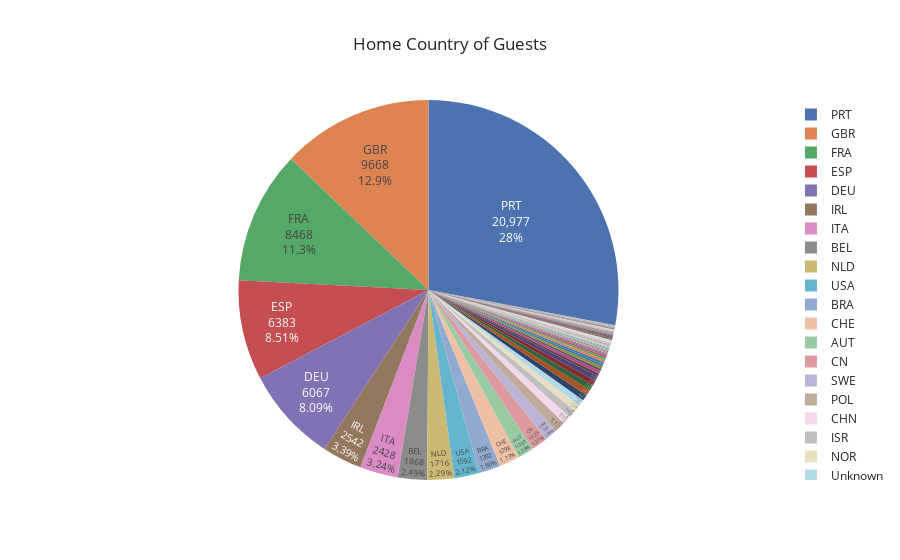
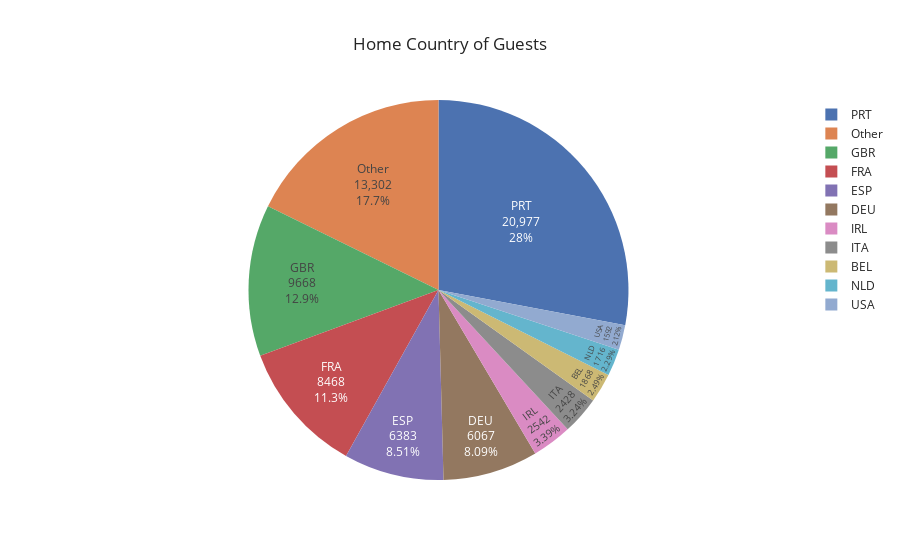

The notebook cell these images were saved under, in order:
### Code cell
#create pandas dataframe of # of guests/country
country_data = pd.DataFrame(full_data_cln.loc[full_data_cln['is_canceled'] == 0]['country'].value_counts())

#rename column from 'country' to 'number of guests'
country_data.rename(columns={'country': 'number_of_guests'}, inplace=True)
total_guests = country_data.sum()

#create a percentage column, and a country column using indexes
country_data['guests_in_%'] = round(country_data / total_guests*100,2)
country_data['country'] = country_data.index

#pie plot
fig = px.pie(
country_data,
values = 'number_of_guests',
names = 'country',
title = 'Home Country of Guests',
template = 'seaborn')

fig.update_traces(textposition='inside', textinfo='value+percent+label')
fig.show()


#For easier viz, combine all countries with less than 2 guests into a new grouping named 'Other'

country_data.loc[country_data['guests_in_%']<2, 'country'] = 'Other'

fig = px.pie(
country_data,
values = 'number_of_guests',
names = 'country',
title = 'Home Country of Guests',
template = 'seaborn')

fig.update_traces(textposition='inside', textinfo='value+percent+label')
fig.show()

### Figure 1 — Plotly figure (JSON) as saved in the notebook; plotly's stock layout.template omitted (floating-point values rounded to 4 significant figures; data arrays with more than 128 entries replaced by an {"elided": "..."} marker saying what was removed)
{"data": [{"domain": {"x": [0, 1], "y": [0, 1]}, "hovertemplate": "country=%{label}<br>number_of_guests=%{value}<extra></extra>", "labels": {"elided": "166 str values"}, "legendgroup": "", "name": "", "showlegend": true, "textinfo": "value+percent+label", "textposition": "inside", "type": "pie", "values": {"elided": "166 int values"}}], "layout": {"legend": {"tracegroupgap": 0}, "title": {"text": "Home Country of Guests"}}}

### Figure 2 — Plotly figure (JSON) as saved in the notebook; plotly's stock layout.template omitted (floating-point values rounded to 4 significant figures; data arrays with more than 128 entries replaced by an {"elided": "..."} marker saying what was removed)
{"data": [{"domain": {"x": [0, 1], "y": [0, 1]}, "hovertemplate": "country=%{label}<br>number_of_guests=%{value}<extra></extra>", "labels": {"elided": "166 str values"}, "legendgroup": "", "name": "", "showlegend": true, "textinfo": "value+percent+label", "textposition": "inside", "type": "pie", "values": {"elided": "166 int values"}}], "layout": {"legend": {"tracegroupgap": 0}, "title": {"text": "Home Country of Guests"}}}
